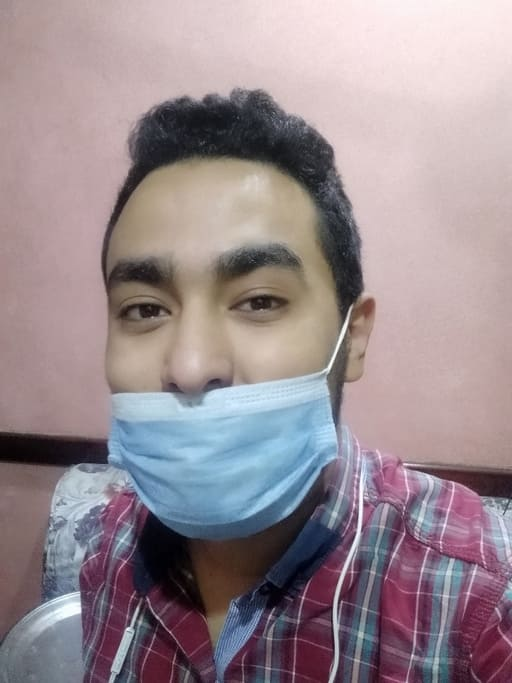
#> input picture ToValidate/047cc1603dfcaa70e851d5b4314df591.jpg, 512 x 683 px; its folder holds 4 pictures in this run
$ python compare_images.py
#> lines starting #> are read from the running program, lines starting #| are printed output that depends on the picture; long printed decimals are rounded
import cv2
import argparse
import glob
import numpy as np

IMG_PATH = "D:/Image_Projet/fork_JPEGImages/face-mask-dataset-ilc-2021/ToValidate/*"
THRESH = 65


def compare(img1, img2):
    """
        Compare two OpenCV images and return the
        percentage of similarity of the images (0 - 100%)
    """
    # Set img2 to img1 shape to compare
    height = img1.shape[0]
    width = img1.shape[1]
    img2 = cv2.resize(img2, (width, height))
    # --- take the absolute difference of the images ---
    res = cv2.absdiff(img1, img2)
    # --- convert the result to integer type ---
    res = res.astype(np.uint8)
    # --- find percentage difference based on number of pixels that are zero ---
    percentage = 100 - ((np.count_nonzero(res) * 100) / res.size)

    return percentage


if __name__ == '__main__':
    RedondantImgString = ""
    img_list = glob.glob(IMG_PATH)
    print("[INFO] - Comparison started !", len(img_list), "images to compare")
    for i in range(0, len(img_list)):
        for j in range(i + 1, len(img_list)):
            img1 = cv2.imread(img_list[i], 0)
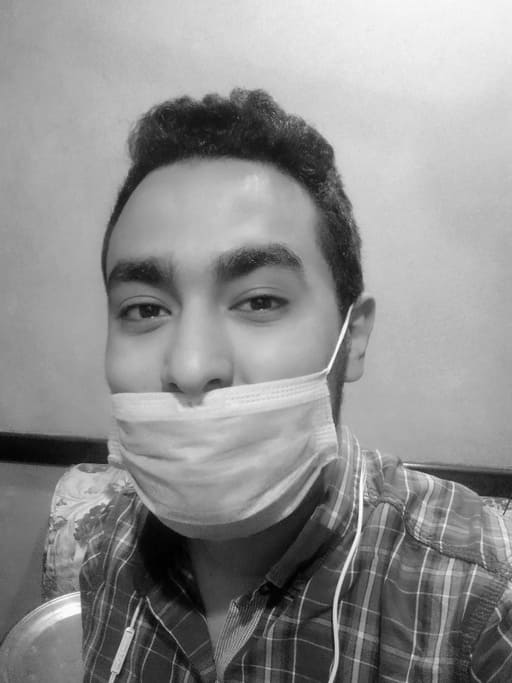
#> img1: shape (683, 512); min 0, max 255, mean 143.6
            img2 = cv2.imread(img_list[j], 0)
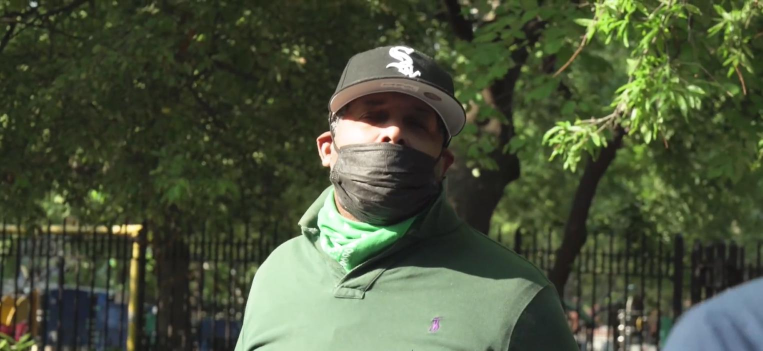
#> input picture ToValidate/049e32b0c2d395892dd983636f36bdcd.jpg, 1525 x 702 px (shown at 1/2 size)
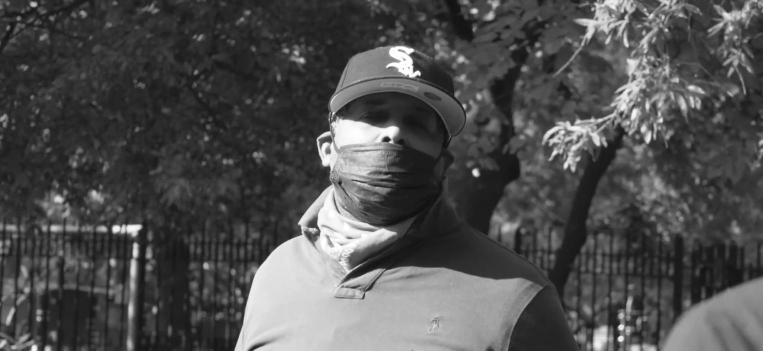
#> img2: shape (702, 1525) (shown at 1/2 size); min 8, max 255, mean 78.5
            cmp = compare(img1, img2)
#> in compare, `img2 = cv2.resize(img2, (width, height))`:
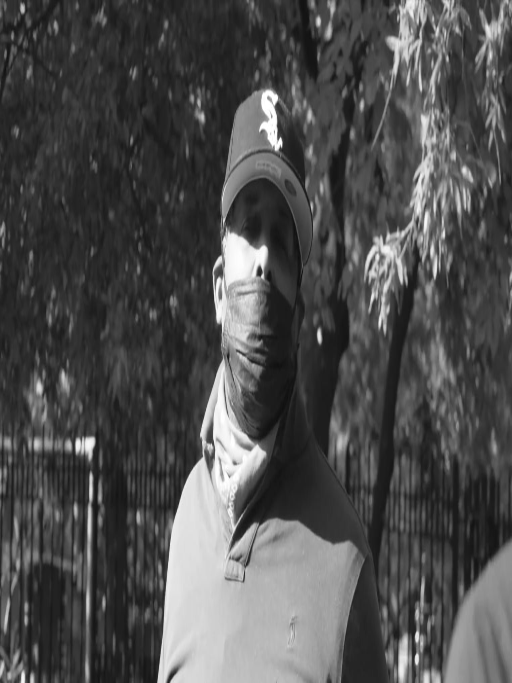
#> img2: shape (683, 512); min 14, max 255, mean 78.3
#> in compare, `res = cv2.absdiff(img1, img2)`:
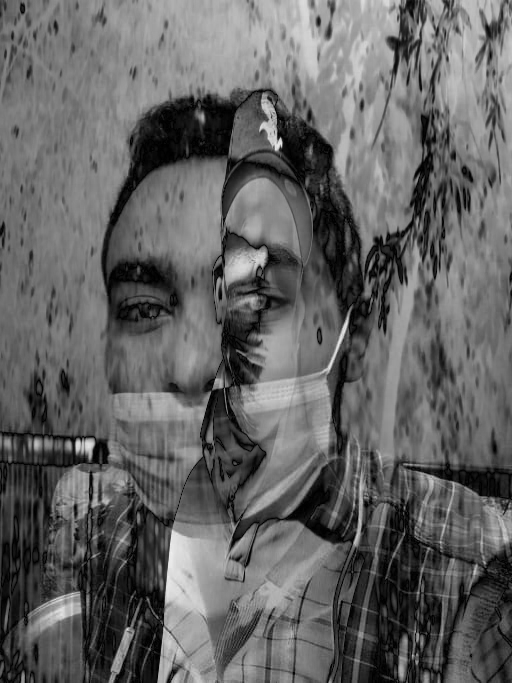
#> res: shape (683, 512); min 0, max 239, mean 99.4
#> in compare, `percentage = 100 - ((np.count_nonzero(res) * 100) / res.size)`: percentage = 0.23
#> cmp = 0.23
            print(cmp)
#| 0.2296
            if cmp > THRESH:
                print('[INFO] - Images are very close to each other, >', THRESH, '% : ', img_list[i], ' -----', img_list[j])
                RedondantImgString += img_list[i] + " ; "
                RedondantImgString += img_list[j] + "\n"
#> pass 2 of the loop `for i in range(0, len(img_list)):`:
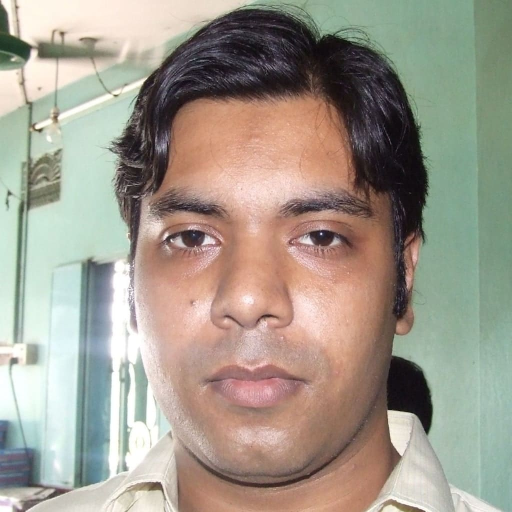
#> input picture ToValidate/06489646ec15388fb8ff0d728b8ca5b1.jpg, 1024 x 1024 px (shown at 1/2 size)
#> in compare (call 4), `img2 = cv2.resize(img2, (width, height))`:
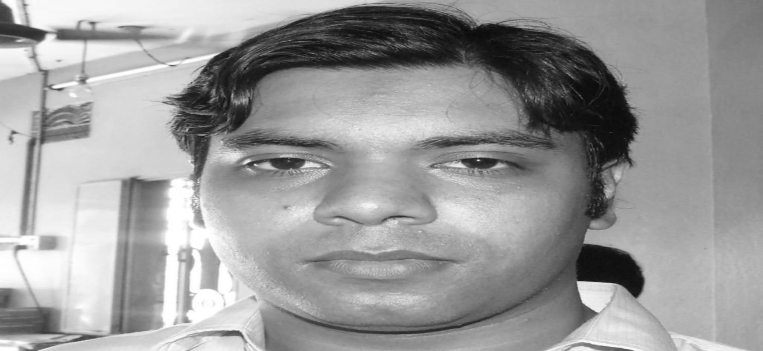
#> img2: shape (702, 1525) (shown at 1/2 size); min 5, max 255, mean 154.2
#> in compare (call 4), `res = cv2.absdiff(img1, img2)`:
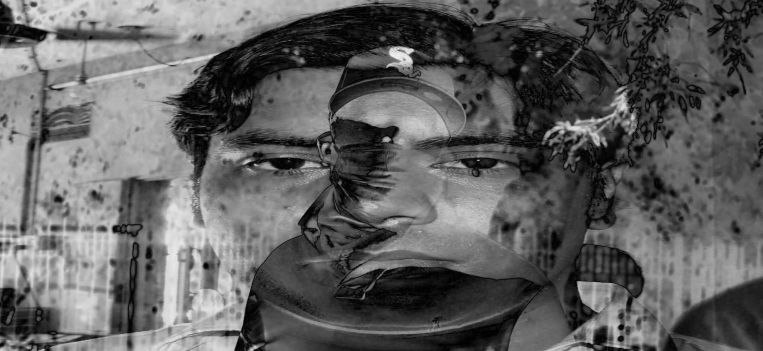
#> res: shape (702, 1525) (shown at 1/2 size); min 0, max 244, mean 95.6
#> percentage = 0.267
#| 0.2672
#> pass 3 of the loop `for i in range(0, len(img_list)):`:
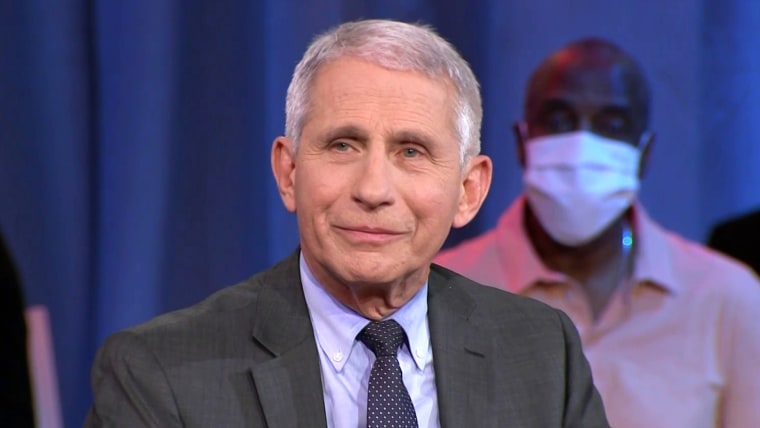
#> input picture ToValidate/0a103db315e49cd59cd5fdf93300a391.jpg, 760 x 428 px
#> in compare (call 6), `img2 = cv2.resize(img2, (width, height))`:
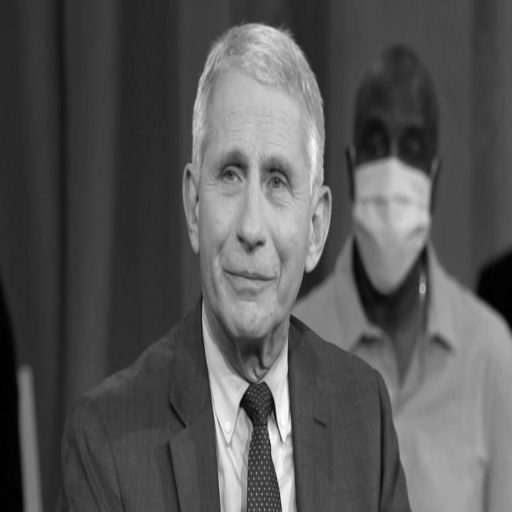
#> img2: shape (1024, 1024) (shown at 1/2 size); min 0, max 255, mean 86
#> in compare (call 6), `res = cv2.absdiff(img1, img2)`:
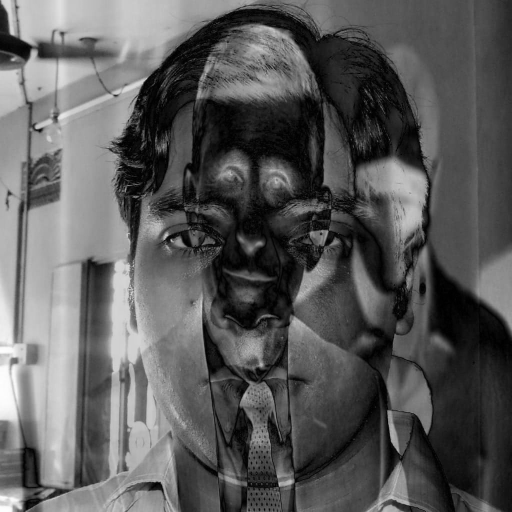
#> res: shape (1024, 1024) (shown at 1/2 size); min 0, max 254, mean 90
#> percentage = 0.368
#| 0.3675
#> the loop made 4 passes; the first 3 are shown
    a = open('D:/Image_Projet/fork_JPEGImages/face-mask-dataset-ilc-2021/fichier_redondant','w')
    a.write(RedondantImgString)
    a.close()
    print("[INFO] - Comparison finished !")
